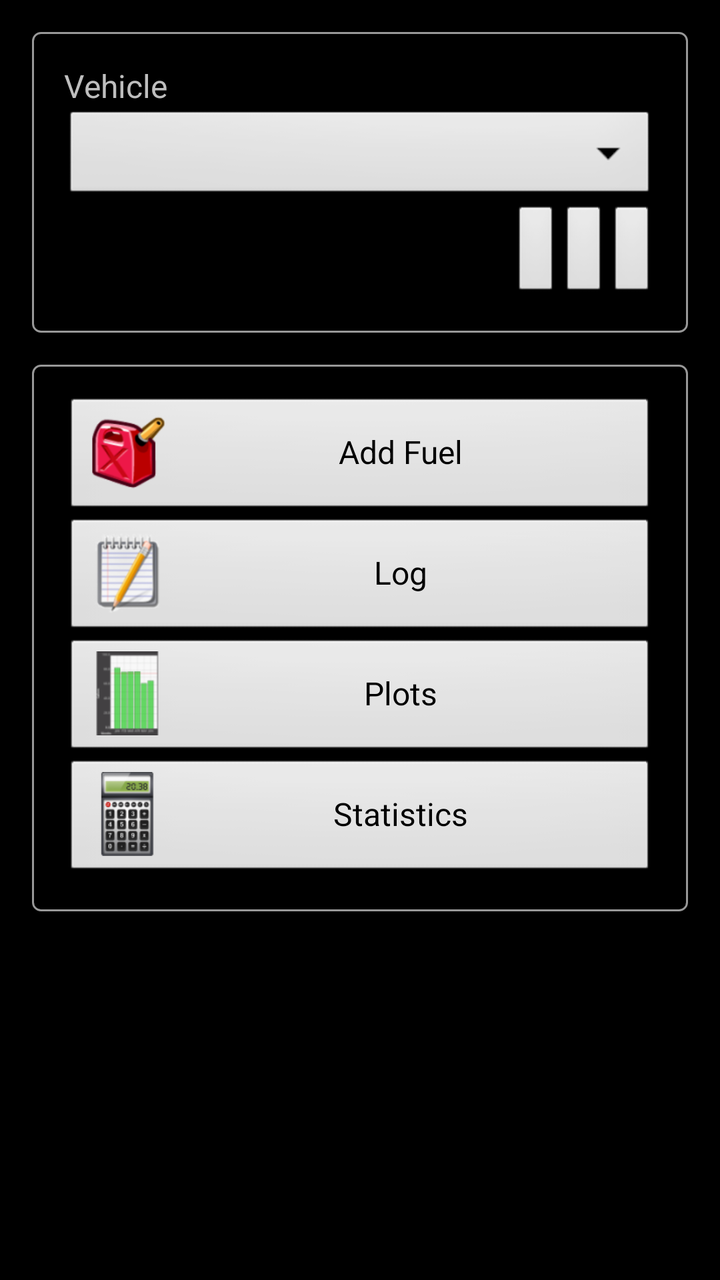
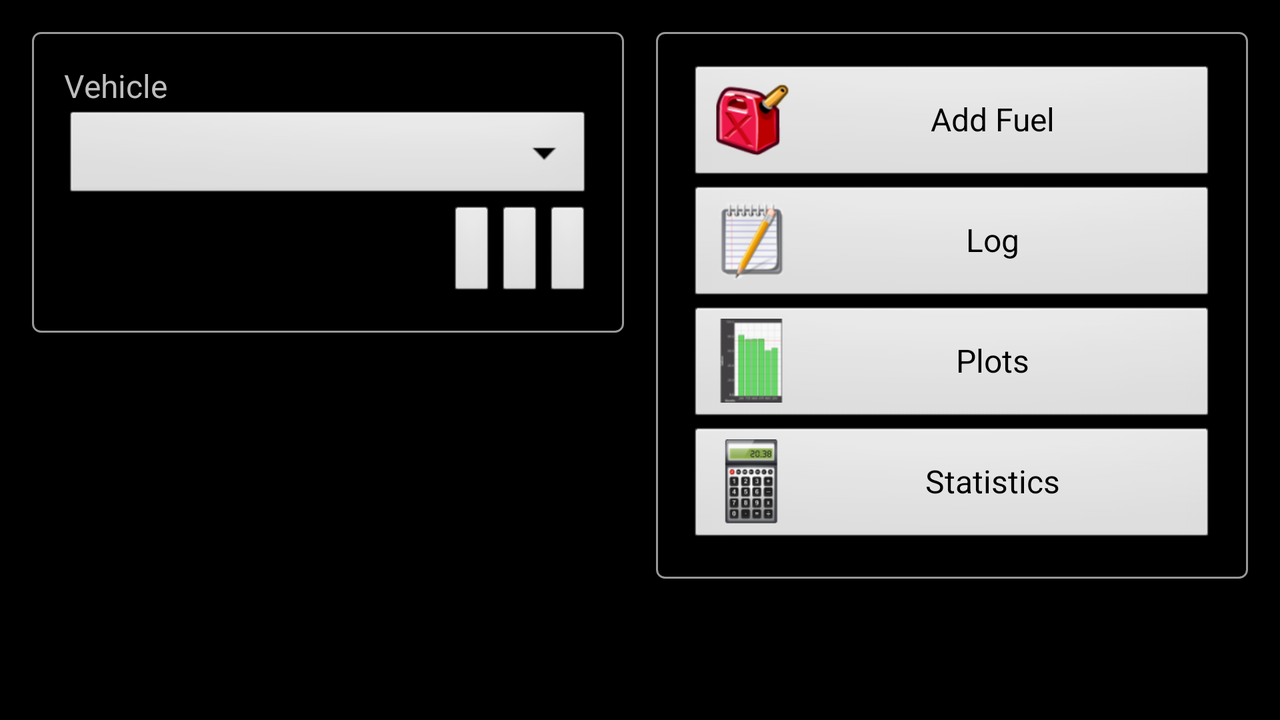

The same Android screen from two of the app's own layout files: first res/layout/ as a phone draws it, then the repository's variant for another configuration, drawn on a device whose configuration selects that folder. Both files follow.
<!-- AndroidManifest.xml: application theme AppTheme -->
<!-- res/layout/activity_main.xml -->
<ScrollView xmlns:android="http://schemas.android.com/apk/res/android"
    xmlns:tools="http://schemas.android.com/tools"
    android:layout_width="match_parent"
    android:layout_height="match_parent" >

    <LinearLayout
        android:layout_width="match_parent"
        android:layout_height="wrap_content"
        android:gravity="center_horizontal"
        android:orientation="vertical" >

        
        <LinearLayout
            android:layout_width="match_parent"
            android:layout_height="wrap_content"
            android:layout_marginTop="@dimen/main_margin"                
            android:layout_marginBottom="@dimen/main_half_margin"                
            android:layout_marginLeft="@dimen/main_margin"                
            android:layout_marginRight="@dimen/main_margin"                
            android:padding="@dimen/main_margin"
            android:background="@drawable/border"
            android:orientation="vertical" >

            <TextView
                android:id="@+id/labelSpinner"
                android:layout_width="match_parent"
                android:layout_height="wrap_content"
                android:textSize="@dimen/main_text_size"
                android:text="@string/vehicles_spinner_prompt" />

            <Spinner
                android:id="@+id/spinnerVehicles"
                android:layout_width="match_parent"
                android:layout_height="wrap_content"
                android:textSize="@dimen/main_text_size"
                android:prompt="@string/vehicles_spinner_prompt" />

            
            <LinearLayout
                android:layout_width="match_parent"
                android:layout_height="wrap_content"
                android:gravity="right"
                android:orientation="horizontal" >

                <ImageButton
                    android:id="@+id/buttonVehicleDelete"
                    android:layout_width="wrap_content"
                    android:layout_height="wrap_content"
                    android:contentDescription="@string/delete_description"
                    android:src="@drawable/ic_btn_delete" />

                <ImageButton
                    android:id="@+id/buttonVehicleEdit"
                    android:layout_width="wrap_content"
                    android:layout_height="wrap_content"
                    android:contentDescription="@string/edit_description"
                    android:src="@drawable/ic_btn_edit" />

                <ImageButton
                    android:id="@+id/buttonVehicleAdd"
                    android:layout_width="wrap_content"
                    android:layout_height="wrap_content"
                    android:contentDescription="@string/add_description"
                    android:src="@drawable/ic_btn_add" />
            </LinearLayout>
        </LinearLayout>

        
        <LinearLayout
            android:layout_width="match_parent"
            android:layout_height="wrap_content"
            android:layout_marginTop="@dimen/main_half_margin"                
            android:layout_marginBottom="@dimen/main_margin"                
            android:layout_marginLeft="@dimen/main_margin"                
            android:layout_marginRight="@dimen/main_margin"                
            android:padding="@dimen/main_margin"
            android:background="@drawable/border"
            android:orientation="vertical" >

            
            <Button
                android:id="@+id/buttonGetGas"
                android:layout_width="match_parent"
                android:layout_height="wrap_content"
                android:drawableLeft="@drawable/ic_gas_can"
                android:textSize="@dimen/main_text_size"
                android:text="@string/get_gas_button_label" />

            
            <Button
                android:id="@+id/buttonViewLog"
                android:layout_width="match_parent"
                android:layout_height="wrap_content"
                android:drawableLeft="@drawable/ic_notepad"
                android:textSize="@dimen/main_text_size"
                android:text="@string/view_log_button_label" />

            
            <Button
                android:id="@+id/buttonPlotData"
                android:layout_width="match_parent"
                android:layout_height="wrap_content"
                android:drawableLeft="@drawable/ic_plot"
                android:textSize="@dimen/main_text_size"
                android:text="@string/plot_data_label" />
            
            
            <Button
                android:id="@+id/buttonViewStatistics"
                android:layout_width="match_parent"
                android:layout_height="wrap_content"
                android:drawableLeft="@drawable/ic_stats"
                android:textSize="@dimen/main_text_size"
                android:text="@string/view_statistics_label" />

        </LinearLayout>
    </LinearLayout>
</ScrollView>
<!-- resources referenced by this layout -->
<resources>
  <!-- from res/values-normal/ -->
  <dimen name="main_half_margin">8dp</dimen>
  <!-- from res/values-normal/ -->
  <dimen name="main_margin">16dp</dimen>
  <!-- from res/values-normal/ -->
  <dimen name="main_text_size">16sp</dimen>
  <!-- drawable border (drawable) -->
  <?xml version="1.0" encoding="utf-8"?>
  
  
  <shape xmlns:android="http://schemas.android.com/apk/res/android"> 
      
      <stroke 
          android:width="1dp" 
          android:color="@color/border_fg" 
          /> 
  
      <solid 
          android:color="@color/border_bg" 
          />
       
      <padding 
          android:left="3dp" 
          android:top="3dp" 
          android:right="3dp" 
          android:bottom="3dp" 
          /> 
      
      <corners 
          android:radius="4dp"
          /> 
          
  </shape>
  <!-- drawable ic_gas_can: png bitmap (drawable-hdpi, 6116 bytes) -->
  <!-- drawable ic_notepad: png bitmap (drawable-hdpi, 7136 bytes) -->
  <!-- drawable ic_plot: png bitmap (drawable-hdpi, 3257 bytes) -->
  <!-- drawable ic_stats: png bitmap (drawable-hdpi, 5761 bytes) -->
  <string name="add_description">[add]</string>
  <string name="delete_description">[delete]</string>
  <string name="edit_description">[edit]</string>
  <string name="get_gas_button_label">Add Fuel</string>
  <string name="plot_data_label">Plots</string>
  <string name="vehicles_spinner_prompt">Vehicle</string>
  <string name="view_log_button_label">Log</string>
  <string name="view_statistics_label">Statistics</string>
  <style name="AppTheme" parent="AppBaseTheme">
          
      </style>
  <color name="border_fg">#989898</color>
  <color name="border_bg">#000000</color>
  <style name="AppBaseTheme" parent="android:Theme.Black.NoTitleBar">
          
      </style>
</resources>
<!-- res/layout-land/activity_main.xml (the repository's variant of the layout above) -->
<!-- drawn on the phone turned sideways -->
<ScrollView xmlns:android="http://schemas.android.com/apk/res/android"
    xmlns:tools="http://schemas.android.com/tools"
    android:layout_width="match_parent"
    android:layout_height="match_parent" >

    <RelativeLayout
        android:layout_width="match_parent"
        android:layout_height="wrap_content"
        android:orientation="horizontal" >

        <View
            android:id="@+id/strut"
            android:layout_width="0dp"
            android:layout_height="0dp"
            android:layout_centerHorizontal="true" />

        
        <LinearLayout
            android:layout_width="match_parent"
            android:layout_height="wrap_content"
            android:layout_alignRight="@id/strut"
            android:layout_marginBottom="@dimen/main_margin"
            android:layout_marginLeft="@dimen/main_margin"
            android:layout_marginRight="@dimen/main_half_margin"
            android:layout_marginTop="@dimen/main_margin"
            android:background="@drawable/border"
            android:orientation="vertical"
            android:padding="@dimen/main_margin" >

            <TextView
                android:id="@+id/labelSpinner"
                android:layout_width="match_parent"
                android:layout_height="wrap_content"
                android:text="@string/vehicles_spinner_prompt"
                android:textSize="@dimen/main_text_size" />

            <Spinner
                android:id="@+id/spinnerVehicles"
                android:layout_width="match_parent"
                android:layout_height="wrap_content"
                android:prompt="@string/vehicles_spinner_prompt"
                android:textSize="@dimen/main_text_size" />

            
            <LinearLayout
                android:layout_width="match_parent"
                android:layout_height="wrap_content"
                android:gravity="right"
                android:orientation="horizontal" >

                <ImageButton
                    android:id="@+id/buttonVehicleDelete"
                    android:layout_width="wrap_content"
                    android:layout_height="wrap_content"
                    android:contentDescription="@string/delete_description"
                    android:src="@drawable/ic_btn_delete" />

                <ImageButton
                    android:id="@+id/buttonVehicleEdit"
                    android:layout_width="wrap_content"
                    android:layout_height="wrap_content"
                    android:contentDescription="@string/edit_description"
                    android:src="@drawable/ic_btn_edit" />

                <ImageButton
                    android:id="@+id/buttonVehicleAdd"
                    android:layout_width="wrap_content"
                    android:layout_height="wrap_content"
                    android:contentDescription="@string/add_description"
                    android:src="@drawable/ic_btn_add" />
            </LinearLayout>
        </LinearLayout>

        
        <LinearLayout
            android:layout_width="match_parent"
            android:layout_height="wrap_content"
            android:layout_alignLeft="@id/strut"
            android:layout_marginBottom="@dimen/main_margin"
            android:layout_marginLeft="@dimen/main_half_margin"
            android:layout_marginRight="@dimen/main_margin"
            android:layout_marginTop="@dimen/main_margin"
            android:background="@drawable/border"
            android:orientation="vertical"
            android:padding="@dimen/main_margin" >

            
            <Button
                android:id="@+id/buttonGetGas"
                android:layout_width="match_parent"
                android:layout_height="wrap_content"
                android:drawableLeft="@drawable/ic_gas_can"
                android:text="@string/get_gas_button_label"
                android:textSize="@dimen/main_text_size" />

            
            <Button
                android:id="@+id/buttonViewLog"
                android:layout_width="match_parent"
                android:layout_height="wrap_content"
                android:drawableLeft="@drawable/ic_notepad"
                android:text="@string/view_log_button_label"
                android:textSize="@dimen/main_text_size" />

            
            <Button
                android:id="@+id/buttonPlotData"
                android:layout_width="match_parent"
                android:layout_height="wrap_content"
                android:drawableLeft="@drawable/ic_plot"
                android:text="@string/plot_data_label"
                android:textSize="@dimen/main_text_size" />
            
            
            <Button
                android:id="@+id/buttonViewStatistics"
                android:layout_width="match_parent"
                android:layout_height="wrap_content"
                android:drawableLeft="@drawable/ic_stats"
                android:textSize="@dimen/main_text_size"
                android:text="@string/view_statistics_label" />
            
        </LinearLayout>
    </RelativeLayout>
</ScrollView>
